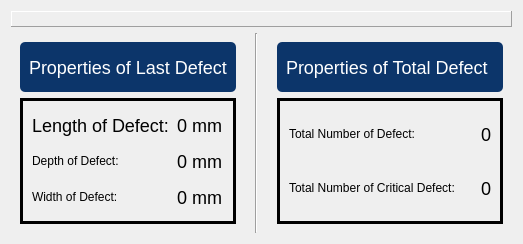
                         <widget class="QWidget" name="tab">
                          <attribute name="title">
                           <string>Tab 1</string>
                          </attribute>
                          <layout class="QVBoxLayout" name="verticalLayout_37">
                           <item>
                            <widget class="QLabel" name="Showlive">
                             <property name="enabled">
                              <bool>true</bool>
                             </property>
                             <property name="sizePolicy">
                              <sizepolicy hsizetype="Expanding" vsizetype="Expanding">
                               <horstretch>0</horstretch>
                               <verstretch>0</verstretch>
                              </sizepolicy>
                             </property>
                             <property name="minimumSize">
                              <size>
                               <width>0</width>
                               <height>0</height>
                              </size>
                             </property>
                             <property name="maximumSize">
                              <size>
                               <width>16777215</width>
                               <height>16777215</height>
                              </size>
                             </property>
                             <property name="layoutDirection">
                              <enum>Qt::LeftToRight</enum>
                             </property>
                             <property name="autoFillBackground">
                              <bool>false</bool>
                             </property>
                             <property name="styleSheet">
                              <string notr="true"/>
                             </property>
                             <property name="frameShape">
                              <enum>QFrame::Panel</enum>
                             </property>
                             <property name="frameShadow">
                              <enum>QFrame::Raised</enum>
                             </property>
                             <property name="lineWidth">
                              <number>1</number>
                             </property>
                             <property name="text">
                              <string/>
                             </property>
                             <property name="textFormat">
                              <enum>Qt::PlainText</enum>
                             </property>
                             <property name="scaledContents">
                              <bool>true</bool>
                             </property>
                             <property name="alignment">
                              <set>Qt::AlignCenter</set>
                             </property>
                             <property name="wordWrap">
                              <bool>false</bool>
                             </property>
                             <property name="openExternalLinks">
                              <bool>false</bool>
                             </property>
                            </widget>
                           </item>
                           <item>
                            <widget class="QFrame" name="frame_79">
                             <property name="minimumSize">
                              <size>
                               <width>0</width>
                               <height>200</height>
                              </size>
                             </property>
                             <property name="maximumSize">
                              <size>
                               <width>16777215</width>
                               <height>16777215</height>
                              </size>
                             </property>
                             <property name="frameShape">
                              <enum>QFrame::NoFrame</enum>
                             </property>
                             <property name="frameShadow">
                              <enum>QFrame::Raised</enum>
                             </property>
                             <layout class="QHBoxLayout" name="horizontalLayout_26">
                              <property name="spacing">
                               <number>10</number>
                              </property>
                              <property name="leftMargin">
                               <number>0</number>
                              </property>
                              <property name="topMargin">
                               <number>0</number>
                              </property>
                              <property name="rightMargin">
                               <number>0</number>
                              </property>
                              <property name="bottomMargin">
                               <number>0</number>
                              </property>
                              <item>
                               <widget class="QFrame" name="frame">
                                <property name="frameShape">
                                 <enum>QFrame::NoFrame</enum>
                                </property>
                                <property name="frameShadow">
                                 <enum>QFrame::Plain</enum>
                                </property>
                                <layout class="QVBoxLayout" name="verticalLayout_7">
                                 <item>
                                  <widget class="QFrame" name="frame_25">
                                   <property name="maximumSize">
                                    <size>
                                     <width>16777215</width>
                                     <height>50</height>
                                    </size>
                                   </property>
                                   <property name="styleSheet">
                                    <string notr="true">background-color:#0C356A;
border-radius:5px;</string>
                                   </property>
                                   <property name="frameShape">
                                    <enum>QFrame::StyledPanel</enum>
                                   </property>
                                   <property name="frameShadow">
                                    <enum>QFrame::Raised</enum>
                                   </property>
                                   <layout class="QHBoxLayout" name="horizontalLayout_24">
                                    <item>
                                     <widget class="QLabel" name="label_20">
                                      <property name="maximumSize">
                                       <size>
                                        <width>250</width>
                                        <height>16777215</height>
                                       </size>
                                      </property>
                                      <property name="styleSheet">
                                       <string notr="true">font-size:18px;
color: rgb(255, 255, 255);
font: 18pt &quot;Mongolian Baiti&quot;;</string>
                                      </property>
                                      <property name="text">
                                       <string>Properties of Last Defect</string>
                                      </property>
                                     </widget>
                                    </item>
                                   </layout>
                                  </widget>
                                 </item>
                                 <item>
                                  <widget class="QFrame" name="frame_58">
                                   <property name="styleSheet">
                                    <string notr="true">border: 3px solid back</string>
                                   </property>
                                   <property name="frameShape">
                                    <enum>QFrame::NoFrame</enum>
                                   </property>
                                   <property name="frameShadow">
                                    <enum>QFrame::Sunken</enum>
                                   </property>
                                   <layout class="QVBoxLayout" name="verticalLayout_48">
                                    <item>
                                     <layout class="QGridLayout" name="gridLayout_3">
                                      <item row="1" column="1">
                                       <widget class="QLabel" name="Depth">
                                        <property name="styleSheet">
                                         <string notr="true">font-size:18px;
font: 16pt &quot;Mongolian Baiti&quot;;
border: no</string>
                                        </property>
                                        <property name="text">
                                         <string>0 mm</string>
                                        </property>
                                        <property name="alignment">
                                         <set>Qt::AlignCenter</set>
                                        </property>
                                       </widget>
                                      </item>
                                      <item row="1" column="0">
                                       <widget class="QLabel" name="label_25">
                                        <property name="styleSheet">
                                         <string notr="true">font: 16pt &quot;Mongolian Baiti&quot;;
border: no</string>
                                        </property>
                                        <property name="text">
                                         <string>Depth of Defect:</string>
                                        </property>
                                        <property name="alignment">
                                         <set>Qt::AlignLeading|Qt::AlignLeft|Qt::AlignVCenter</set>
                                        </property>
                                       </widget>
                                      </item>
                                      <item row="0" column="0">
                                       <widget class="QLabel" name="label_33">
                                        <property name="styleSheet">
                                         <string notr="true">font-size:18px;
font: 16pt &quot;Mongolian Baiti&quot;;
border: no</string>
                                        </property>
                                        <property name="text">
                                         <string>Length of Defect:</string>
                                        </property>
                                        <property name="alignment">
                                         <set>Qt::AlignLeading|Qt::AlignLeft|Qt::AlignVCenter</set>
                                        </property>
                                       </widget>
                                      </item>
                                      <item row="2" column="1">
                                       <widget class="QLabel" name="Width">
                                        <property name="styleSheet">
                                         <string notr="true">font-size:18px;
font: 16pt &quot;Mongolian Baiti&quot;;
border: no</string>
                                        </property>
                                        <property name="text">
                                         <string>0 mm</string>
                                        </property>
                                        <property name="alignment">
                                         <set>Qt::AlignCenter</set>
                                        </property>
                                       </widget>
                                      </item>
                                      <item row="0" column="1">
                                       <widget class="QLabel" name="Length">
                                        <property name="styleSheet">
                                         <string notr="true">font-size:18px;
font: 16pt &quot;Mongolian Baiti&quot;;
border: no</string>
                                        </property>
                                        <property name="text">
                                         <string>0 mm</string>
                                        </property>
                                        <property name="alignment">
                                         <set>Qt::AlignCenter</set>
                                        </property>
                                       </widget>
                                      </item>
                                      <item row="2" column="0">
                                       <widget class="QLabel" name="label_Width">
                                        <property name="styleSheet">
                                         <string notr="true">font: 16pt &quot;Mongolian Baiti&quot;;
border: no</string>
                                        </property>
                                        <property name="text">
                                         <string>Width of Defect:</string>
                                        </property>
                                        <property name="alignment">
                                         <set>Qt::AlignLeading|Qt::AlignLeft|Qt::AlignVCenter</set>
                                        </property>
                                       </widget>
                                      </item>
                                     </layout>
                                    </item>
                                   </layout>
                                  </widget>
                                 </item>
                                </layout>
                               </widget>
                              </item>
                              <item>
                               <widget class="Line" name="line_2">
                                <property name="orientation">
                                 <enum>Qt::Vertical</enum>
                                </property>
                               </widget>
                              </item>
                              <item>
                               <widget class="QFrame" name="frame_16">
                                <property name="frameShape">
                                 <enum>QFrame::NoFrame</enum>
                                </property>
                                <property name="frameShadow">
                                 <enum>QFrame::Plain</enum>
                                </property>
                                <layout class="QVBoxLayout" name="verticalLayout_22">
                                 <item>
                                  <widget class="QFrame" name="frame_57">
                                   <property name="maximumSize">
                                    <size>
                                     <width>16777215</width>
                                     <height>50</height>
                                    </size>
                                   </property>
                                   <property name="styleSheet">
                                    <string notr="true">background-color:#0C356A;
font-size:18px;
color: rgb(255, 255, 255);
border-radius:5px;</string>
                                   </property>
                                   <property name="frameShape">
                                    <enum>QFrame::StyledPanel</enum>
                                   </property>
                                   <property name="frameShadow">
                                    <enum>QFrame::Raised</enum>
                                   </property>
                                   <layout class="QHBoxLayout" name="horizontalLayout_2">
                                    <item>
                                     <widget class="QLabel" name="label_22">
                                      <property name="maximumSize">
                                       <size>
                                        <width>250</width>
                                        <height>16777215</height>
                                       </size>
                                      </property>
                                      <property name="styleSheet">
                                       <string notr="true">font: 18pt &quot;Mongolian Baiti&quot;;</string>
                                      </property>
                                      <property name="text">
                                       <string>Properties of Total Defect</string>
                                      </property>
                                     </widget>
                                    </item>
                                   </layout>
                                  </widget>
                                 </item>
                                 <item>
                                  <widget class="QFrame" name="frame_59">
                                   <property name="styleSheet">
                                    <string notr="true">border: 3px solid back</string>
                                   </property>
                                   <property name="frameShape">
                                    <enum>QFrame::NoFrame</enum>
                                   </property>
                                   <property name="frameShadow">
                                    <enum>QFrame::Sunken</enum>
                                   </property>
                                   <layout class="QHBoxLayout" name="horizontalLayout_15">
                                    <item>
                                     <layout class="QGridLayout" name="gridLayout">
                                      <item row="0" column="1">
                                       <widget class="QLabel" name="Total_Number_Defect">
                                        <property name="styleSheet">
                                         <string notr="true">font-size:18px;
font: 16pt &quot;Mongolian Baiti&quot;;
border: no</string>
                                        </property>
                                        <property name="text">
                                         <string>    0</string>
                                        </property>
                                        <property name="alignment">
                                         <set>Qt::AlignCenter</set>
                                        </property>
                                       </widget>
                                      </item>
                                      <item row="1" column="1">
                                       <widget class="QLabel" name="Total_Number_Critical_defect">
                                        <property name="styleSheet">
                                         <string notr="true">font-size:18px;
font: 16pt &quot;Mongolian Baiti&quot;;
border: no</string>
                                        </property>
                                        <property name="text">
                                         <string>    0</string>
                                        </property>
                                        <property name="alignment">
                                         <set>Qt::AlignCenter</set>
                                        </property>
                                       </widget>
                                      </item>
                                      <item row="1" column="0">
                                       <widget class="QLabel" name="label_3">
                                        <property name="styleSheet">
                                         <string notr="true">font: 16pt &quot;Mongolian Baiti&quot;;
border: no</string>
                                        </property>
                                        <property name="text">
                                         <string>Total Number of Critical Defect:</string>
                                        </property>
                                       </widget>
                                      </item>
                                      <item row="0" column="0">
                                       <widget class="QLabel" name="label_4">
                                        <property name="styleSheet">
                                         <string notr="true">font: 16pt &quot;Mongolian Baiti&quot;;
border: no</string>
                                        </property>
                                        <property name="text">
                                         <string>Total Number of Defect:</string>
                                        </property>
                                       </widget>
                                      </item>
                                     </layout>
                                    </item>
                                   </layout>
                                  </widget>
                                 </item>
                                </layout>
                               </widget>
                              </item>
                             </layout>
                            </widget>
                           </item>
                          </layout>
                         </widget>
